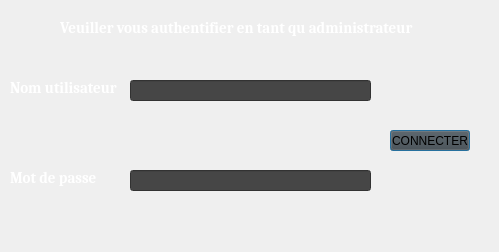
<?xml version="1.0" encoding="UTF-8"?>
<ui version="4.0">
 <class>authen1</class>
 <widget class="QDialog" name="authen1">
  <property name="geometry">
   <rect>
    <x>0</x>
    <y>0</y>
    <width>499</width>
    <height>252</height>
   </rect>
  </property>
  <property name="windowTitle">
   <string>Dialog</string>
  </property>
  <widget class="QLineEdit" name="password">
   <property name="geometry">
    <rect>
     <x>130</x>
     <y>170</y>
     <width>241</width>
     <height>21</height>
    </rect>
   </property>
   <property name="styleSheet">
    <string notr="true">background-color: rgb(70, 70, 70);</string>
   </property>
   <property name="echoMode">
    <enum>QLineEdit::Password</enum>
   </property>
  </widget>
  <widget class="QPushButton" name="connecter">
   <property name="geometry">
    <rect>
     <x>390</x>
     <y>130</y>
     <width>80</width>
     <height>21</height>
    </rect>
   </property>
   <property name="styleSheet">
    <string notr="true">background-color: rgb(70, 70, 70);</string>
   </property>
   <property name="text">
    <string>CONNECTER</string>
   </property>
  </widget>
  <widget class="QLineEdit" name="username">
   <property name="geometry">
    <rect>
     <x>130</x>
     <y>80</y>
     <width>241</width>
     <height>21</height>
    </rect>
   </property>
   <property name="styleSheet">
    <string notr="true">background-color: rgb(70, 70, 70);</string>
   </property>
  </widget>
  <widget class="QLabel" name="label_2">
   <property name="geometry">
    <rect>
     <x>10</x>
     <y>80</y>
     <width>121</width>
     <height>16</height>
    </rect>
   </property>
   <property name="font">
    <font>
     <family>Cambria</family>
     <pointsize>11</pointsize>
     <weight>75</weight>
     <bold>true</bold>
    </font>
   </property>
   <property name="styleSheet">
    <string notr="true">color: rgb(255, 255, 255);</string>
   </property>
   <property name="text">
    <string>Nom utilisateur</string>
   </property>
  </widget>
  <widget class="QLabel" name="label_4">
   <property name="geometry">
    <rect>
     <x>10</x>
     <y>170</y>
     <width>121</width>
     <height>16</height>
    </rect>
   </property>
   <property name="font">
    <font>
     <family>Cambria</family>
     <pointsize>11</pointsize>
     <weight>75</weight>
     <bold>true</bold>
    </font>
   </property>
   <property name="styleSheet">
    <string notr="true">color: rgb(255, 255, 255);</string>
   </property>
   <property name="text">
    <string>Mot de passe</string>
   </property>
  </widget>
  <widget class="QLabel" name="fond">
   <property name="geometry">
    <rect>
     <x>0</x>
     <y>0</y>
     <width>501</width>
     <height>271</height>
    </rect>
   </property>
   <property name="text">
    <string/>
   </property>
   <property name="pixmap">
    <pixmap resource="../../Documents/Menu/fond2.qrc">:/menu/fond/Fond2.png</pixmap>
   </property>
   <property name="scaledContents">
    <bool>true</bool>
   </property>
  </widget>
  <widget class="QLabel" name="label">
   <property name="geometry">
    <rect>
     <x>60</x>
     <y>20</y>
     <width>371</width>
     <height>16</height>
    </rect>
   </property>
   <property name="font">
    <font>
     <family>Cambria</family>
     <pointsize>11</pointsize>
     <weight>75</weight>
     <bold>true</bold>
    </font>
   </property>
   <property name="styleSheet">
    <string notr="true">color: rgb(255, 255, 255);</string>
   </property>
   <property name="text">
    <string>Veuiller vous authentifier en tant qu administrateur</string>
   </property>
  </widget>
  <zorder>fond</zorder>
  <zorder>password</zorder>
  <zorder>connecter</zorder>
  <zorder>username</zorder>
  <zorder>label_2</zorder>
  <zorder>label_4</zorder>
  <zorder>label</zorder>
 </widget>
 <resources>
  <include location="../../Documents/Menu/fond2.qrc"/>
 </resources>
 <connections/>
</ui>
